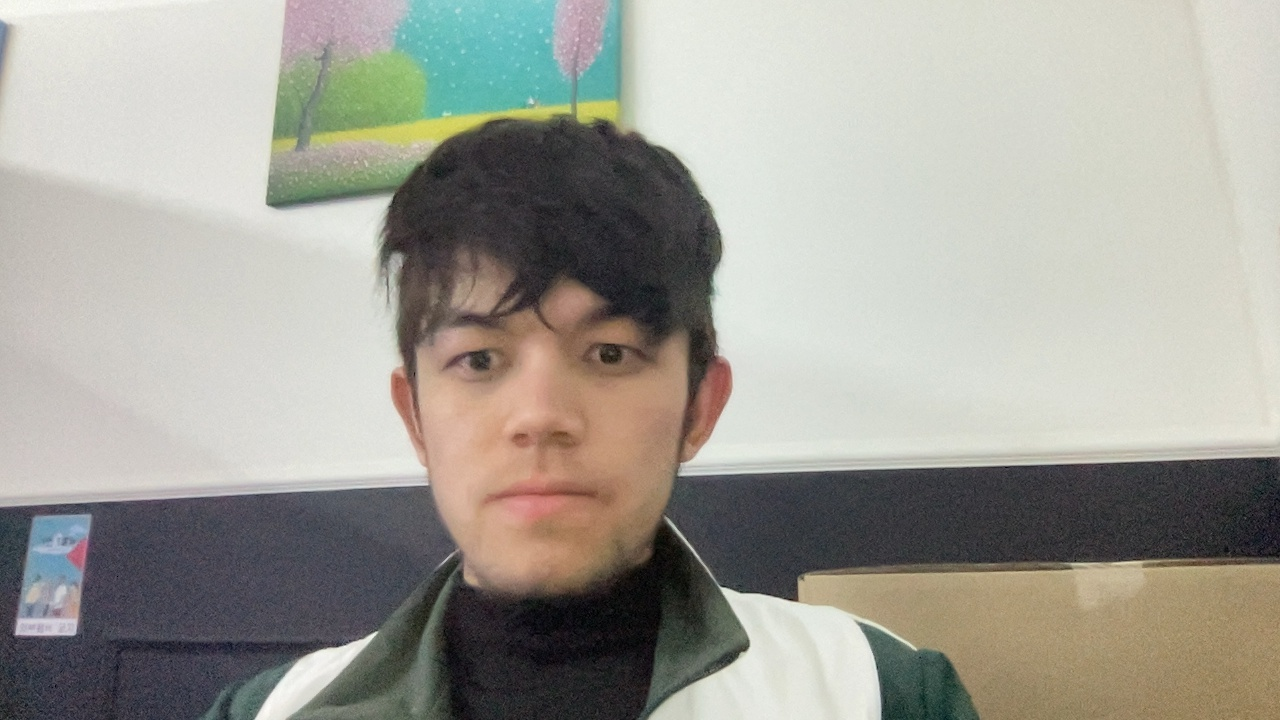
#> input picture Practice notebooks/my_webcam_test.jpg, 1280 x 720 px
$ python -i putting_based_on_area.py   (imports and definitions only)
#> lines starting #> are read from the running program, lines starting #| are printed output that depends on the picture; after the words box and inside, x2 and y2 are one past the last pixel; in counts of white or black regions, pixels touching at a corner belong together
#> further down, picture is the input picture: shape (720, 1280, 3); mean B, G, R 151.3, 159.6, 161.2
import cv2
import numpy as np
import matplotlib.pyplot as plt


class PuttingBasedOnArea:
    def __init__(self, image, contours=None, size=10):  # ✅ size stored as attribute
        self.image = image
        self.contours = contours
        self.size = size                                 # ✅ reusable across all methods

    # [46 lines left out: functions get_contour_areas, sort_and_label, imshow, gray_scaled, not called in this run]

    def get_canny_edged(self):
        image_gray = cv2.cvtColor(self.image, cv2.COLOR_BGR2GRAY)  # ✅ no side effect from gray_scaled
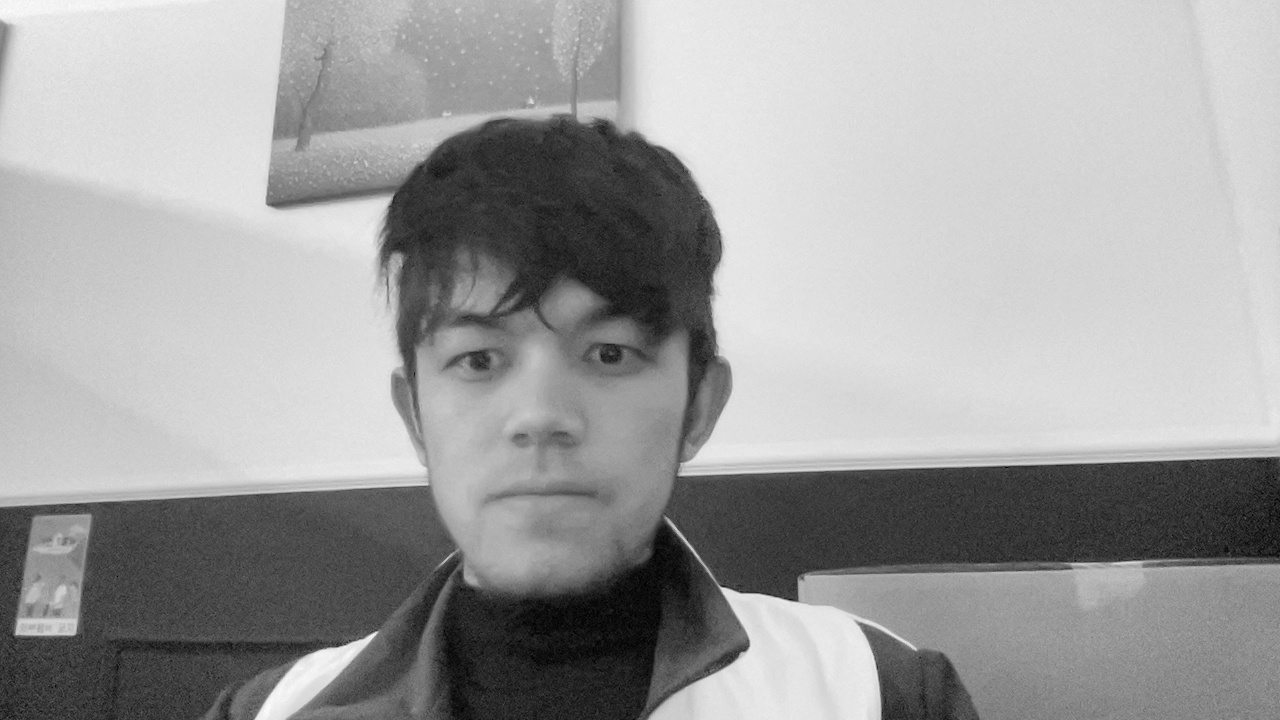
#> image_gray: shape (720, 1280); min 0, max 253, mean 159.1
        edged = cv2.Canny(image_gray, 50, 255)
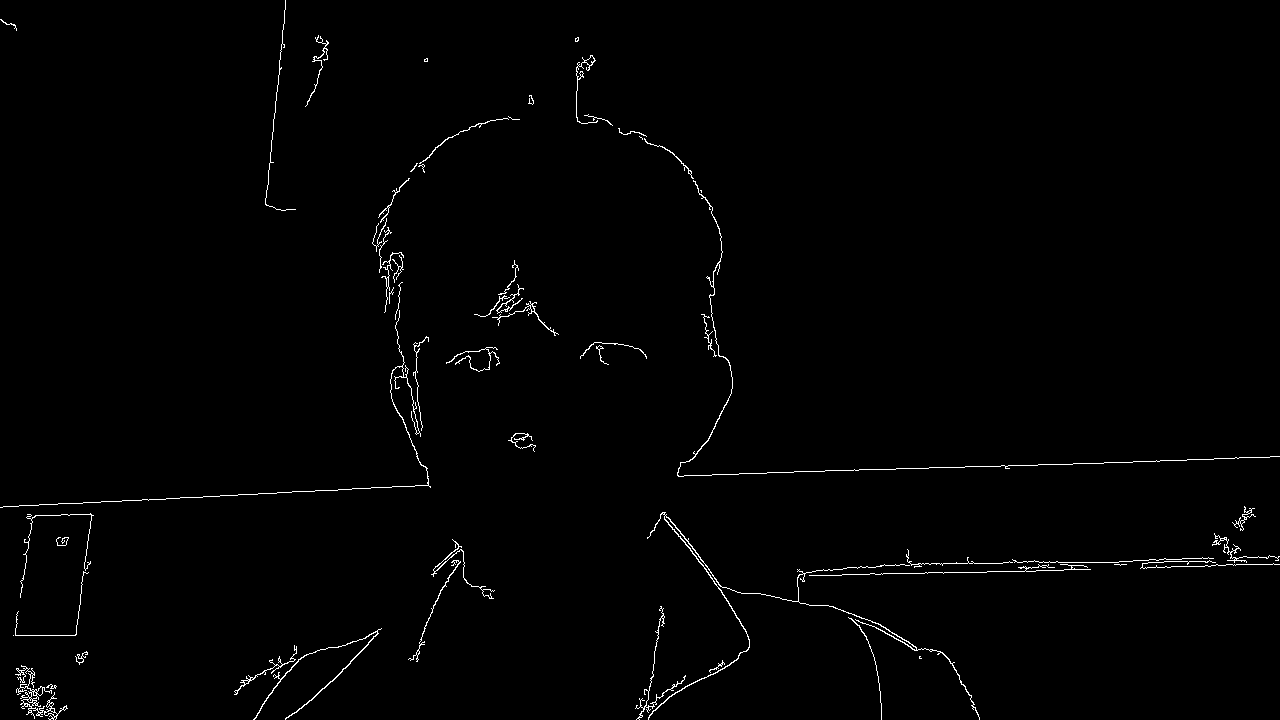
#> edged: shape (720, 1280); 1% white in thin lines or dots
        h, w = self.image.shape[0], self.image.shape[1]
#> h = 720; w = 1280
        aspect_ratio = w / h
#> aspect_ratio = 1.78
        plt.figure(figsize=(self.size * aspect_ratio, self.size))  # ✅ self.size
        plt.imshow(edged, cmap='gray')                             # ✅ cmap='gray' for edges
        plt.title('Canny Edges')
        plt.show()
        return edged

    def finding_contours_using_canny(self):
        edged_image = self.get_canny_edged()
        contours, hierarchy = cv2.findContours(
            edged_image.copy(),
            cv2.RETR_LIST,
            cv2.CHAIN_APPROX_NONE
        )
#> contours = 122 contours, 96 with area under 20; largest, box (x1, y1, x2, y2) and area: (15, 665, 68, 720) 324, (647, 512, 980, 720) 311, (253, 628, 382, 720) 148, (677, 180, 1280, 477) 88, (576, 55, 598, 124) 82
        self.contours = contours
#> self.contours has the same summary as contours
        output = self.image.copy()
        cv2.drawContours(output, contours, -1, (0, 255, 0), 2)
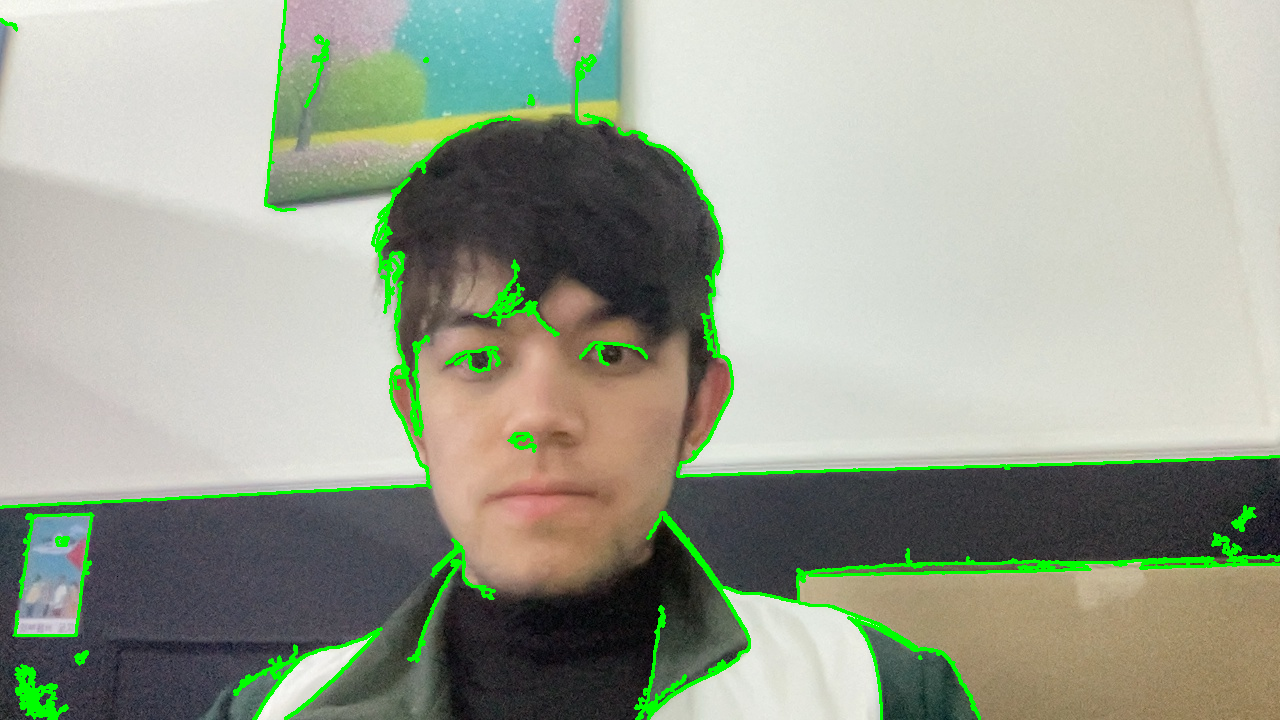
#> output: shape (720, 1280, 3); 3.07% of pixels changed, all inside (x1, y1, x2, y2) = (0, 0, 1280, 720)
        h, w = self.image.shape[0], self.image.shape[1]
#> h = 720; w = 1280
        aspect_ratio = w / h
#> aspect_ratio = 1.78
        plt.figure(figsize=(self.size * aspect_ratio, self.size))  # ✅ self.size
        plt.imshow(cv2.cvtColor(output, cv2.COLOR_BGR2RGB))
        plt.title('Contours overlaid on the shapes')
        plt.show()


# [8 lines of commented-out code are left out]

>>> import cv2
>>> picture = cv2.imread('my_webcam_test.jpg')
>>> result = PuttingBasedOnArea(picture).finding_contours_using_canny()

$ run again, on Practice notebooks/butterfly.jpg
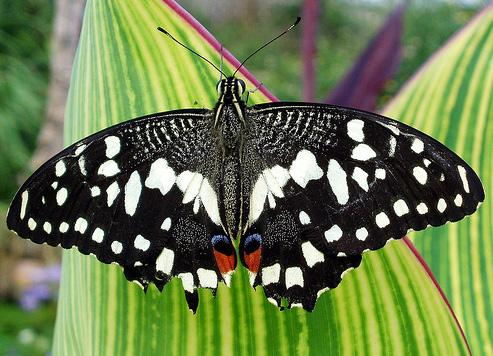
#> input picture Practice notebooks/butterfly.jpg, 493 x 356 px
#> picture is the input picture: shape (356, 493, 3); mean B, G, R 77.2, 123.6, 107
#> in get_canny_edged, `edged = cv2.Canny(image_gray, 50, 255)`:
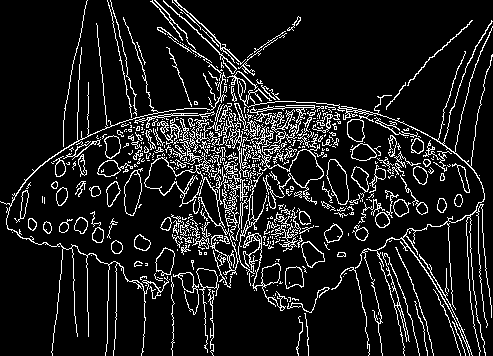
#> edged: shape (356, 493); 11.1% white in thin lines or dots
#> contours = 861 contours, 720 with area under 20; largest, box (x1, y1, x2, y2) and area: (144, 152, 229, 235) 1438, (144, 157, 204, 204) 1262, (227, 20, 493, 356) 868, (326, 159, 349, 205) 638, (326, 159, 349, 205) 618
#> self.contours has the same summary as contours
#> in finding_contours_using_canny, `cv2.drawContours(output, contours, -1, (0, 255, 0), 2)`:
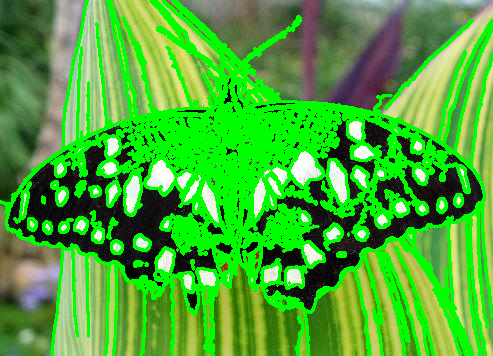
#> output: shape (356, 493, 3); mean B, G, R 52.4, 170.5, 74.4
